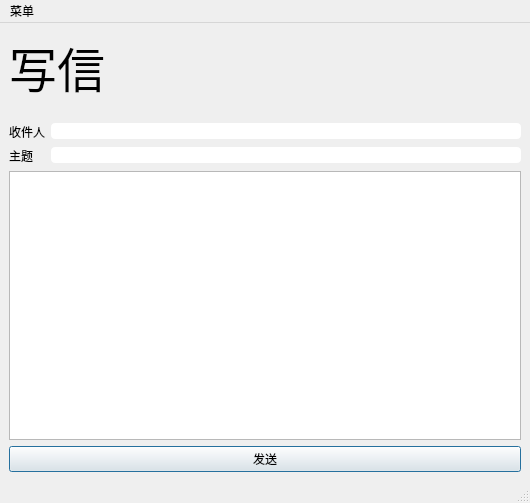
<?xml version="1.0" encoding="UTF-8"?>
<ui version="4.0">
 <class>MainWindow</class>
 <widget class="QMainWindow" name="MainWindow">
  <property name="enabled">
   <bool>true</bool>
  </property>
  <property name="geometry">
   <rect>
    <x>0</x>
    <y>0</y>
    <width>530</width>
    <height>503</height>
   </rect>
  </property>
  <property name="minimumSize">
   <size>
    <width>530</width>
    <height>503</height>
   </size>
  </property>
  <property name="windowTitle">
   <string>Mailwriter</string>
  </property>
  <property name="styleSheet">
   <string notr="true">QLineEdit {	
	border-radius: 4px;
}</string>
  </property>
  <widget class="QWidget" name="centralwidget">
   <layout class="QVBoxLayout" name="verticalLayout">
    <property name="sizeConstraint">
     <enum>QLayout::SetDefaultConstraint</enum>
    </property>
    <item>
     <widget class="QLabel" name="label">
      <property name="font">
       <font>
        <pointsize>36</pointsize>
       </font>
      </property>
      <property name="autoFillBackground">
       <bool>false</bool>
      </property>
      <property name="text">
       <string>写信</string>
      </property>
      <property name="alignment">
       <set>Qt::AlignLeading|Qt::AlignLeft|Qt::AlignVCenter</set>
      </property>
     </widget>
    </item>
    <item>
     <spacer name="verticalSpacer">
      <property name="orientation">
       <enum>Qt::Vertical</enum>
      </property>
      <property name="sizeType">
       <enum>QSizePolicy::Fixed</enum>
      </property>
      <property name="sizeHint" stdset="0">
       <size>
        <width>20</width>
        <height>15</height>
       </size>
      </property>
     </spacer>
    </item>
    <item>
     <layout class="QFormLayout" name="formLayout">
      <property name="fieldGrowthPolicy">
       <enum>QFormLayout::ExpandingFieldsGrow</enum>
      </property>
      <property name="formAlignment">
       <set>Qt::AlignLeading|Qt::AlignLeft|Qt::AlignTop</set>
      </property>
      <item row="0" column="0">
       <widget class="QLabel" name="label_2">
        <property name="text">
         <string>收件人</string>
        </property>
       </widget>
      </item>
      <item row="0" column="1">
       <widget class="QLineEdit" name="lineEdit">
        <property name="styleSheet">
         <string notr="true"/>
        </property>
       </widget>
      </item>
      <item row="1" column="0">
       <widget class="QLabel" name="label_3">
        <property name="text">
         <string>主题</string>
        </property>
       </widget>
      </item>
      <item row="1" column="1">
       <widget class="QLineEdit" name="lineEdit_2"/>
      </item>
     </layout>
    </item>
    <item>
     <widget class="QPlainTextEdit" name="plainTextEdit">
      <property name="plainText">
       <string/>
      </property>
     </widget>
    </item>
    <item>
     <widget class="QPushButton" name="pushButton">
      <property name="text">
       <string>发送</string>
      </property>
      <property name="default">
       <bool>true</bool>
      </property>
     </widget>
    </item>
   </layout>
  </widget>
  <widget class="QMenuBar" name="menubar">
   <property name="geometry">
    <rect>
     <x>0</x>
     <y>0</y>
     <width>530</width>
     <height>24</height>
    </rect>
   </property>
   <widget class="QMenu" name="menu">
    <property name="title">
     <string>菜单</string>
    </property>
    <addaction name="logout"/>
   </widget>
   <addaction name="menu"/>
  </widget>
  <widget class="QStatusBar" name="statusbar">
   <property name="whatsThis">
    <string/>
   </property>
  </widget>
  <action name="logout">
   <property name="text">
    <string>退出登录</string>
   </property>
  </action>
 </widget>
 <resources/>
 <connections>
  <connection>
   <sender>pushButton</sender>
   <signal>pressed()</signal>
   <receiver>MainWindow</receiver>
   <slot>sendMail()</slot>
   <hints>
    <hint type="sourcelabel">
     <x>264</x>
     <y>461</y>
    </hint>
    <hint type="destinationlabel">
     <x>264</x>
     <y>251</y>
    </hint>
   </hints>
  </connection>
 </connections>
 <slots>
  <slot>sendMail()</slot>
 </slots>
</ui>
